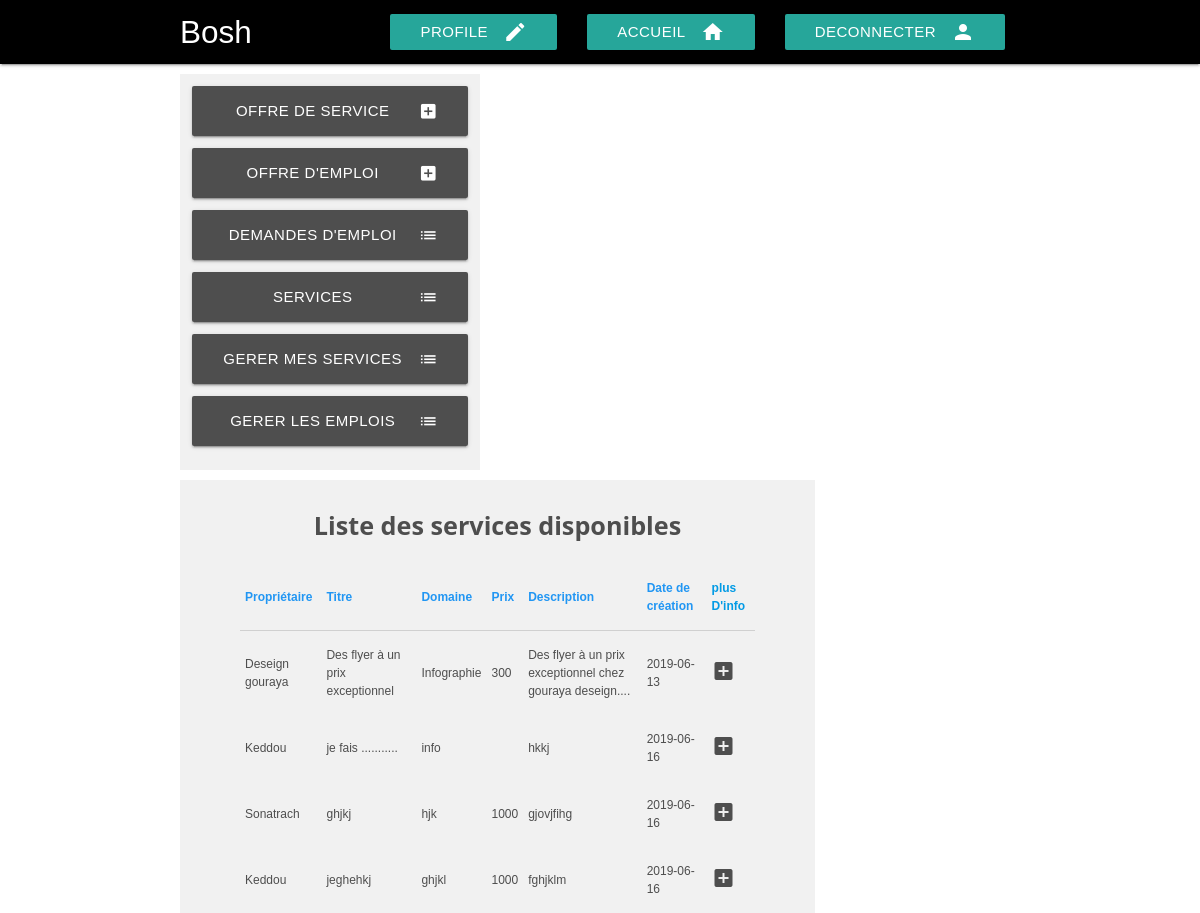
The app's page /asEntrprise/index.php?page=serviceAffich (signed in) with its own data.
### tables this page shows
CREATE TABLE IF NOT EXISTS `services_added_by` (
  `Ent` varchar(30) DEFAULT NULL,
  `user` smallint(6) DEFAULT NULL,
  `id_service` int(11) NOT NULL,
  KEY `Ent` (`Ent`),
  KEY `id_service` (`id_service`),
  KEY `services_added_by_ibfk_3` (`user`)
);

CREATE TABLE IF NOT EXISTS `services` (
  `id_service` int(11) NOT NULL AUTO_INCREMENT,
  `name` varchar(255) NOT NULL,
  `type` varchar(80) NOT NULL,
  `descr` text NOT NULL,
  `prix` varchar(70) DEFAULT 'Not required',
  `date_a` datetime NOT NULL,
  PRIMARY KEY (`id_service`),
  KEY `id_service` (`id_service`)
);

CREATE TABLE IF NOT EXISTS `freelance_users` (
  `Free_id` smallint(6) NOT NULL AUTO_INCREMENT,
  `Free_name` varchar(30) NOT NULL,
  `Free_LastN` varchar(30) NOT NULL,
  `Free_BirthDate` date NOT NULL,
  `Free_sex` varchar(20) NOT NULL,
  `Free_email` varchar(255) NOT NULL,
  `Free_pays` varchar(80) NOT NULL,
  `Free_adress` varchar(255) DEFAULT 'Not _required',
  `Free_contact` varchar(20) DEFAULT NULL,
  `Free_password` varchar(255) NOT NULL,
  `date_De_creation` datetime NOT NULL,
  PRIMARY KEY (`Free_id`),
  KEY `Free_id` (`Free_id`)
);

### asEntrprise/Entreprise_functions/affichService.func.php (called while the page is built, shortened)
<?php
function display_Service()
	{
		global $db;
		$req = $db->query("  SELECT b.Ent,b.user, b.id_service, a.name, a.type,a.descr,a.prix, a.date_a FROM services_added_by AS b, services AS a where a.id_service=b.id_service ORDER BY a.date_a");
		$results = [];
		while($response = $req->fetch())
		{
			$results[] = $response;
		}
		return $results;
	}
	?>

### asEntrprise/Entreprise_pages/serviceAffich.php (the view, shortened to what this page needs)
<?php
	include_once "Entreprise_functions/affichService.func.php";
?>
<div class="dashboardMenu">
  <a href="index.php?page=addOffer" class="waves-effect waves-light btn">Offre de service<i class="material-icons right">add_box</i></a>
  <a href="index.php?page=addJob" class="waves-effect waves-light btn">Offre d'emploi<i class="material-icons right">add_box</i></a>
  <a href="index.php?page=emploiDemande" class="waves-effect waves-light btn">Demandes d'emploi<i class="material-icons right">list</i></a>
  <a href="index.php?page=serviceAffich" class="waves-effect waves-light btn">Services<i class="material-icons right">list</i></a>
  <a href="index.php?page=affichage" class="waves-effect waves-light btn">gerer Mes Services<i class="material-icons right">list</i></a>
  <a href="index.php?page=affichemp" class="waves-effect waves-light btn">gerer les emplois<i class="material-icons right">list</i></a>
</div>
<div class="dashboardCoreA">
	<h1 class="flow-text" style="text-align: center;"><b>Liste des services disponibles</b></h1>
			<table class="highlight" style="font-size: 0.8em;">
		        <thead>
		          <tr class="blue-text text-darken">
		          	 <th>Propriétaire</th>
		              <th>Titre</th>
		              <th>Domaine</th>
		              <th>Prix</th>
		              <th>Description</th>
		              <th>Date de création</th>
		              <th><a class="ne"  href="#"  id="plusDinf" ><b>plus D'info</b></a></th>
		          </tr>
		        </thead>
		        <?php
		foreach (display_Service() as $Service)
	{
		$namme=$_SESSION['name'];
		if($namme!=$Service['Ent']){
		?>
		        <tbody>
		          <tr> <?php if($Service['Ent']!=NULL){?>
		          	<td><?=$Service['Ent']?></td>
		          	<?php } else {
		          		$v=$Service['user'];
		          		$aaa= $db->query(" SELECT Free_name FROM freelance_users  where Free_id=$v");
						$on=$aaa->fetch();
		          		?>
		          	<td><?=$on['Free_name']?></td>
		          	<?php } ?>
		            <td><?=$Service['name']?></td>
		            <td> <?=$Service['type']?></td>
		            <td> <?=$Service['prix']?></td>
		            <td><?=$Service['descr']?></td>
		            <td><?= date('Y-m-d', strtotime($Service['date_a']));?></td>
		            <td><i class="material-icons">add_box</i></td>
		          </tr>
		        </tbody>
		<?php
	}
}
?>
</table>

### css/mycss.css (style rules this page uses)
.dashboardMenu { display: inline-block; background-color: #f1f1f1; padding:12px; width: 300px; vertical-align: top; margin-top: 10px; }
.dashboardMenu .btn { width:276px; height:50px; line-height: 50px; margin-bottom: 12px; background-color: #4e4e4e; }
.dashboardCoreA { display: inline-block; background-color: #f1f1f1; color: #4e4e4e; padding-left: 60px; padding-right: 60px; width: 635px; vertical-align: top; margin-top: 10px; }
.material-icons { font-family: 'Material Icons'; font-weight: normal; font-style: normal; font-size: 24px; display: inline-block; line-height: 1; text-transform: none; letter-spacing: normal; word-wrap: normal; white-space: nowrap; direction: ltr; -webkit-font-smoothing: antialiased; text-rendering: optimizeLegibility; -moz-osx-font-smoothing: grayscale; font-feature-settings: 'liga'; }

### css/w3.css (style rules this page uses)
*,*:before,*:after { box-sizing:inherit }
html { -ms-text-size-adjust:100%;-webkit-text-size-adjust:100% }
body { margin:0 }
a { background-color:transparent;-webkit-text-decoration-skip:objects }
html,body { font-family:Verdana,sans-serif;font-size:15px;line-height:1.5 }
html { overflow-x:hidden }
h1 { font-size:36px }
h1,h2,h3,h4,h5,h6 { font-family:"Segoe UI",Arial,sans-serif;font-weight:400;margin:10px 0 }
a { color:inherit }

### records on screen
services_added_by: Ent "Deseign gouraya", id_service.name "Des flyer à un prix exceptionnel", id_service.type "Infographie", id_service.prix "300", id_service.descr "Des flyer à un prix exceptionnel chez gouraya deseign....", id_service.date_a "2019-06-13"
services_added_by: user.Free_name "Keddou", id_service.name "je fais ...........", id_service.type "info", id_service.descr "hkkj", id_service.date_a "2019-06-16"
services_added_by: Ent "Sonatrach", id_service.name "ghjkj", id_service.type "hjk", id_service.prix "1000", id_service.descr "gjovjfihg", id_service.date_a "2019-06-16"
services_added_by: user.Free_name "Keddou", id_service.name "jeghehkj", id_service.type "ghjkl", id_service.prix "1000", id_service.descr "fghjklm", id_service.date_a "2019-06-16"
